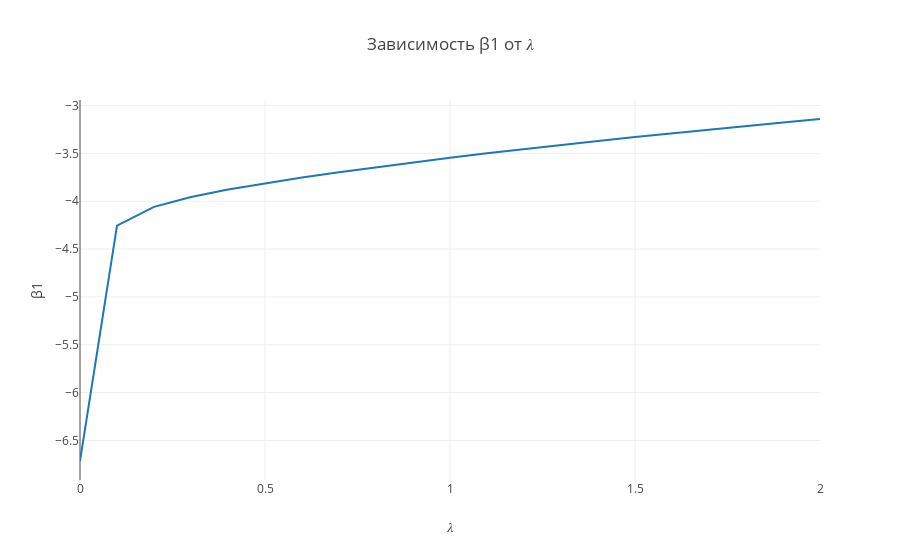

Here is the notebook cell this chart was saved with:
### Markdown cell above
Графики зависимости оценок коэффициентов регрессии от 𝜆:

### Code cell
draw_plot("Зависимость β1 от 𝜆",lmd,"𝜆",b1,"β1")

### Figure 1 — Plotly figure (JSON) as saved in the notebook; plotly's stock layout.template omitted (floating-point values rounded to 4 significant figures)
{"data": [{"mode": "lines", "type": "scatter", "x": [0, 0.1, 0.2, 0.3, 0.4, 0.5, 0.6, 0.7, 0.8, 0.9, 1, 1.1, 1.2, 1.3, 1.4, 1.5, 1.6, 1.7, 1.8, 1.9, 2], "y": [-6.714, -4.255, -4.059, -3.956, -3.878, -3.812, -3.752, -3.697, -3.644, -3.594, -3.546, -3.5, -3.456, -3.413, -3.371, -3.33, -3.29, -3.252, -3.214, -3.177, -3.141]}], "layout": {"title": "Зависимость β1 от 𝜆", "xaxis": {"title": "𝜆"}, "yaxis": {"title": "β1"}}}
